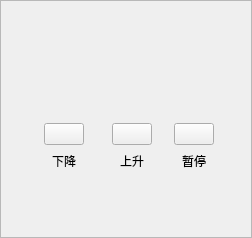
<?xml version="1.0" encoding="UTF-8"?>
<ui version="4.0">
 <class>Dis_CurtainCtrl</class>
 <widget class="QWidget" name="Dis_CurtainCtrl">
  <property name="geometry">
   <rect>
    <x>0</x>
    <y>0</y>
    <width>252</width>
    <height>238</height>
   </rect>
  </property>
  <property name="windowTitle">
   <string>Dis_CurtainCtrl</string>
  </property>
  <layout class="QVBoxLayout" name="verticalLayout_7">
   <property name="spacing">
    <number>0</number>
   </property>
   <property name="leftMargin">
    <number>0</number>
   </property>
   <property name="topMargin">
    <number>0</number>
   </property>
   <property name="rightMargin">
    <number>0</number>
   </property>
   <property name="bottomMargin">
    <number>0</number>
   </property>
   <item>
    <widget class="QFrame" name="frame">
     <property name="frameShape">
      <enum>QFrame::StyledPanel</enum>
     </property>
     <property name="frameShadow">
      <enum>QFrame::Raised</enum>
     </property>
     <layout class="QVBoxLayout" name="verticalLayout_6">
      <property name="spacing">
       <number>0</number>
      </property>
      <property name="leftMargin">
       <number>0</number>
      </property>
      <property name="topMargin">
       <number>0</number>
      </property>
      <property name="rightMargin">
       <number>0</number>
      </property>
      <property name="bottomMargin">
       <number>0</number>
      </property>
      <item>
       <widget class="QWidget" name="widget" native="true">
        <layout class="QVBoxLayout" name="verticalLayout">
         <property name="spacing">
          <number>0</number>
         </property>
         <item>
          <widget class="QWidget" name="widget_15" native="true">
           <layout class="QHBoxLayout" name="horizontalLayout_10">
            <property name="spacing">
             <number>0</number>
            </property>
            <property name="leftMargin">
             <number>0</number>
            </property>
            <property name="topMargin">
             <number>0</number>
            </property>
            <property name="rightMargin">
             <number>0</number>
            </property>
            <property name="bottomMargin">
             <number>0</number>
            </property>
            <item>
             <widget class="QLabel" name="label_CurtainName">
              <property name="text">
               <string/>
              </property>
              <property name="alignment">
               <set>Qt::AlignCenter</set>
              </property>
             </widget>
            </item>
            <item>
             <spacer name="horizontalSpacer_21">
              <property name="orientation">
               <enum>Qt::Horizontal</enum>
              </property>
              <property name="sizeHint" stdset="0">
               <size>
                <width>231</width>
                <height>20</height>
               </size>
              </property>
             </spacer>
            </item>
           </layout>
          </widget>
         </item>
         <item>
          <widget class="QWidget" name="widget_1" native="true">
           <layout class="QHBoxLayout" name="horizontalLayout_9">
            <property name="spacing">
             <number>0</number>
            </property>
            <property name="leftMargin">
             <number>0</number>
            </property>
            <property name="topMargin">
             <number>0</number>
            </property>
            <property name="rightMargin">
             <number>0</number>
            </property>
            <property name="bottomMargin">
             <number>0</number>
            </property>
            <item>
             <spacer name="horizontalSpacer_19">
              <property name="orientation">
               <enum>Qt::Horizontal</enum>
              </property>
              <property name="sizeHint" stdset="0">
               <size>
                <width>0</width>
                <height>20</height>
               </size>
              </property>
             </spacer>
            </item>
            <item>
             <widget class="QWidget" name="widget_13" native="true">
              <layout class="QVBoxLayout" name="verticalLayout_5">
               <property name="spacing">
                <number>15</number>
               </property>
               <property name="leftMargin">
                <number>0</number>
               </property>
               <property name="topMargin">
                <number>0</number>
               </property>
               <property name="rightMargin">
                <number>0</number>
               </property>
               <property name="bottomMargin">
                <number>0</number>
               </property>
               <item>
                <spacer name="verticalSpacer_7">
                 <property name="orientation">
                  <enum>Qt::Vertical</enum>
                 </property>
                 <property name="sizeHint" stdset="0">
                  <size>
                   <width>20</width>
                   <height>0</height>
                  </size>
                 </property>
                </spacer>
               </item>
               <item>
                <widget class="QWidget" name="widget_2" native="true">
                 <layout class="QHBoxLayout" name="horizontalLayout">
                  <property name="spacing">
                   <number>0</number>
                  </property>
                  <property name="leftMargin">
                   <number>0</number>
                  </property>
                  <property name="topMargin">
                   <number>0</number>
                  </property>
                  <property name="rightMargin">
                   <number>0</number>
                  </property>
                  <property name="bottomMargin">
                   <number>0</number>
                  </property>
                  <item>
                   <spacer name="horizontalSpacer">
                    <property name="orientation">
                     <enum>Qt::Horizontal</enum>
                    </property>
                    <property name="sizeHint" stdset="0">
                     <size>
                      <width>60</width>
                      <height>20</height>
                     </size>
                    </property>
                   </spacer>
                  </item>
                  <item>
                   <widget class="QLabel" name="label">
                    <property name="minimumSize">
                     <size>
                      <width>0</width>
                      <height>0</height>
                     </size>
                    </property>
                    <property name="styleSheet">
                     <string notr="true"/>
                    </property>
                    <property name="text">
                     <string/>
                    </property>
                   </widget>
                  </item>
                  <item>
                   <spacer name="horizontalSpacer_2">
                    <property name="orientation">
                     <enum>Qt::Horizontal</enum>
                    </property>
                    <property name="sizeHint" stdset="0">
                     <size>
                      <width>60</width>
                      <height>20</height>
                     </size>
                    </property>
                   </spacer>
                  </item>
                 </layout>
                </widget>
               </item>
               <item>
                <widget class="QWidget" name="widget_6" native="true">
                 <layout class="QHBoxLayout" name="horizontalLayout_8">
                  <property name="spacing">
                   <number>0</number>
                  </property>
                  <property name="leftMargin">
                   <number>0</number>
                  </property>
                  <property name="topMargin">
                   <number>0</number>
                  </property>
                  <property name="rightMargin">
                   <number>0</number>
                  </property>
                  <property name="bottomMargin">
                   <number>0</number>
                  </property>
                  <item>
                   <spacer name="horizontalSpacer_18">
                    <property name="orientation">
                     <enum>Qt::Horizontal</enum>
                    </property>
                    <property name="sizeHint" stdset="0">
                     <size>
                      <width>0</width>
                      <height>20</height>
                     </size>
                    </property>
                   </spacer>
                  </item>
                  <item>
                   <widget class="QWidget" name="widget_5" native="true">
                    <layout class="QVBoxLayout" name="verticalLayout_2">
                     <property name="leftMargin">
                      <number>0</number>
                     </property>
                     <property name="topMargin">
                      <number>0</number>
                     </property>
                     <property name="rightMargin">
                      <number>0</number>
                     </property>
                     <property name="bottomMargin">
                      <number>0</number>
                     </property>
                     <item>
                      <spacer name="verticalSpacer_2">
                       <property name="orientation">
                        <enum>Qt::Vertical</enum>
                       </property>
                       <property name="sizeHint" stdset="0">
                        <size>
                         <width>20</width>
                         <height>1</height>
                        </size>
                       </property>
                      </spacer>
                     </item>
                     <item>
                      <widget class="QWidget" name="widget_3" native="true">
                       <layout class="QHBoxLayout" name="horizontalLayout_2">
                        <property name="spacing">
                         <number>0</number>
                        </property>
                        <property name="leftMargin">
                         <number>0</number>
                        </property>
                        <property name="topMargin">
                         <number>0</number>
                        </property>
                        <property name="rightMargin">
                         <number>0</number>
                        </property>
                        <property name="bottomMargin">
                         <number>0</number>
                        </property>
                        <item>
                         <spacer name="horizontalSpacer_3">
                          <property name="orientation">
                           <enum>Qt::Horizontal</enum>
                          </property>
                          <property name="sizeHint" stdset="0">
                           <size>
                            <width>0</width>
                            <height>20</height>
                           </size>
                          </property>
                         </spacer>
                        </item>
                        <item>
                         <widget class="QPushButton" name="btn_down">
                          <property name="minimumSize">
                           <size>
                            <width>0</width>
                            <height>0</height>
                           </size>
                          </property>
                          <property name="maximumSize">
                           <size>
                            <width>10000</width>
                            <height>10000</height>
                           </size>
                          </property>
                          <property name="focusPolicy">
                           <enum>Qt::TabFocus</enum>
                          </property>
                          <property name="text">
                           <string/>
                          </property>
                         </widget>
                        </item>
                        <item>
                         <spacer name="horizontalSpacer_4">
                          <property name="orientation">
                           <enum>Qt::Horizontal</enum>
                          </property>
                          <property name="sizeHint" stdset="0">
                           <size>
                            <width>0</width>
                            <height>20</height>
                           </size>
                          </property>
                         </spacer>
                        </item>
                       </layout>
                      </widget>
                     </item>
                     <item>
                      <widget class="QWidget" name="widget_4" native="true">
                       <property name="minimumSize">
                        <size>
                         <width>0</width>
                         <height>0</height>
                        </size>
                       </property>
                       <property name="maximumSize">
                        <size>
                         <width>16777215</width>
                         <height>10000</height>
                        </size>
                       </property>
                       <layout class="QHBoxLayout" name="horizontalLayout_3">
                        <property name="spacing">
                         <number>0</number>
                        </property>
                        <property name="leftMargin">
                         <number>0</number>
                        </property>
                        <property name="topMargin">
                         <number>0</number>
                        </property>
                        <property name="rightMargin">
                         <number>0</number>
                        </property>
                        <property name="bottomMargin">
                         <number>0</number>
                        </property>
                        <item>
                         <spacer name="horizontalSpacer_5">
                          <property name="orientation">
                           <enum>Qt::Horizontal</enum>
                          </property>
                          <property name="sizeHint" stdset="0">
                           <size>
                            <width>15</width>
                            <height>20</height>
                           </size>
                          </property>
                         </spacer>
                        </item>
                        <item>
                         <widget class="QLabel" name="label_2">
                          <property name="font">
                           <font>
                            <family>微软雅黑</family>
                           </font>
                          </property>
                          <property name="text">
                           <string>下降</string>
                          </property>
                          <property name="alignment">
                           <set>Qt::AlignCenter</set>
                          </property>
                         </widget>
                        </item>
                        <item>
                         <spacer name="horizontalSpacer_6">
                          <property name="orientation">
                           <enum>Qt::Horizontal</enum>
                          </property>
                          <property name="sizeHint" stdset="0">
                           <size>
                            <width>15</width>
                            <height>20</height>
                           </size>
                          </property>
                         </spacer>
                        </item>
                       </layout>
                      </widget>
                     </item>
                     <item>
                      <spacer name="verticalSpacer">
                       <property name="orientation">
                        <enum>Qt::Vertical</enum>
                       </property>
                       <property name="sizeHint" stdset="0">
                        <size>
                         <width>20</width>
                         <height>0</height>
                        </size>
                       </property>
                      </spacer>
                     </item>
                    </layout>
                   </widget>
                  </item>
                  <item>
                   <spacer name="horizontalSpacer_11">
                    <property name="orientation">
                     <enum>Qt::Horizontal</enum>
                    </property>
                    <property name="sizeType">
                     <enum>QSizePolicy::Fixed</enum>
                    </property>
                    <property name="sizeHint" stdset="0">
                     <size>
                      <width>20</width>
                      <height>20</height>
                     </size>
                    </property>
                   </spacer>
                  </item>
                  <item>
                   <widget class="QWidget" name="widget_7" native="true">
                    <layout class="QVBoxLayout" name="verticalLayout_3">
                     <property name="leftMargin">
                      <number>0</number>
                     </property>
                     <property name="topMargin">
                      <number>0</number>
                     </property>
                     <property name="rightMargin">
                      <number>0</number>
                     </property>
                     <property name="bottomMargin">
                      <number>0</number>
                     </property>
                     <item>
                      <spacer name="verticalSpacer_3">
                       <property name="orientation">
                        <enum>Qt::Vertical</enum>
                       </property>
                       <property name="sizeHint" stdset="0">
                        <size>
                         <width>20</width>
                         <height>1</height>
                        </size>
                       </property>
                      </spacer>
                     </item>
                     <item>
                      <widget class="QWidget" name="widget_8" native="true">
                       <layout class="QHBoxLayout" name="horizontalLayout_4">
                        <property name="spacing">
                         <number>0</number>
                        </property>
                        <property name="leftMargin">
                         <number>0</number>
                        </property>
                        <property name="topMargin">
                         <number>0</number>
                        </property>
                        <property name="rightMargin">
                         <number>0</number>
                        </property>
                        <property name="bottomMargin">
                         <number>0</number>
                        </property>
                        <item>
                         <spacer name="horizontalSpacer_7">
                          <property name="orientation">
                           <enum>Qt::Horizontal</enum>
                          </property>
                          <property name="sizeHint" stdset="0">
                           <size>
                            <width>1</width>
                            <height>20</height>
                           </size>
                          </property>
                         </spacer>
                        </item>
                        <item>
                         <widget class="QPushButton" name="btn_up">
                          <property name="minimumSize">
                           <size>
                            <width>0</width>
                            <height>0</height>
                           </size>
                          </property>
                          <property name="maximumSize">
                           <size>
                            <width>10000</width>
                            <height>10000</height>
                           </size>
                          </property>
                          <property name="focusPolicy">
                           <enum>Qt::TabFocus</enum>
                          </property>
                          <property name="text">
                           <string/>
                          </property>
                         </widget>
                        </item>
                        <item>
                         <spacer name="horizontalSpacer_8">
                          <property name="orientation">
                           <enum>Qt::Horizontal</enum>
                          </property>
                          <property name="sizeHint" stdset="0">
                           <size>
                            <width>1</width>
                            <height>20</height>
                           </size>
                          </property>
                         </spacer>
                        </item>
                       </layout>
                      </widget>
                     </item>
                     <item>
                      <widget class="QWidget" name="widget_9" native="true">
                       <property name="minimumSize">
                        <size>
                         <width>0</width>
                         <height>0</height>
                        </size>
                       </property>
                       <property name="maximumSize">
                        <size>
                         <width>16777215</width>
                         <height>10000</height>
                        </size>
                       </property>
                       <layout class="QHBoxLayout" name="horizontalLayout_5">
                        <property name="spacing">
                         <number>0</number>
                        </property>
                        <property name="leftMargin">
                         <number>0</number>
                        </property>
                        <property name="topMargin">
                         <number>0</number>
                        </property>
                        <property name="rightMargin">
                         <number>0</number>
                        </property>
                        <property name="bottomMargin">
                         <number>0</number>
                        </property>
                        <item>
                         <spacer name="horizontalSpacer_9">
                          <property name="orientation">
                           <enum>Qt::Horizontal</enum>
                          </property>
                          <property name="sizeHint" stdset="0">
                           <size>
                            <width>5</width>
                            <height>20</height>
                           </size>
                          </property>
                         </spacer>
                        </item>
                        <item>
                         <widget class="QLabel" name="label_3">
                          <property name="font">
                           <font>
                            <family>微软雅黑</family>
                           </font>
                          </property>
                          <property name="text">
                           <string>上升</string>
                          </property>
                          <property name="alignment">
                           <set>Qt::AlignCenter</set>
                          </property>
                         </widget>
                        </item>
                        <item>
                         <spacer name="horizontalSpacer_10">
                          <property name="orientation">
                           <enum>Qt::Horizontal</enum>
                          </property>
                          <property name="sizeHint" stdset="0">
                           <size>
                            <width>6</width>
                            <height>20</height>
                           </size>
                          </property>
                         </spacer>
                        </item>
                       </layout>
                      </widget>
                     </item>
                     <item>
                      <spacer name="verticalSpacer_4">
                       <property name="orientation">
                        <enum>Qt::Vertical</enum>
                       </property>
                       <property name="sizeHint" stdset="0">
                        <size>
                         <width>20</width>
                         <height>1</height>
                        </size>
                       </property>
                      </spacer>
                     </item>
                    </layout>
                   </widget>
                  </item>
                  <item>
                   <spacer name="horizontalSpacer_12">
                    <property name="orientation">
                     <enum>Qt::Horizontal</enum>
                    </property>
                    <property name="sizeType">
                     <enum>QSizePolicy::Fixed</enum>
                    </property>
                    <property name="sizeHint" stdset="0">
                     <size>
                      <width>20</width>
                      <height>20</height>
                     </size>
                    </property>
                   </spacer>
                  </item>
                  <item>
                   <widget class="QWidget" name="widget_10" native="true">
                    <layout class="QVBoxLayout" name="verticalLayout_4">
                     <property name="leftMargin">
                      <number>0</number>
                     </property>
                     <property name="topMargin">
                      <number>0</number>
                     </property>
                     <property name="rightMargin">
                      <number>0</number>
                     </property>
                     <property name="bottomMargin">
                      <number>0</number>
                     </property>
                     <item>
                      <spacer name="verticalSpacer_5">
                       <property name="orientation">
                        <enum>Qt::Vertical</enum>
                       </property>
                       <property name="sizeHint" stdset="0">
                        <size>
                         <width>20</width>
                         <height>1</height>
                        </size>
                       </property>
                      </spacer>
                     </item>
                     <item>
                      <widget class="QWidget" name="widget_11" native="true">
                       <layout class="QHBoxLayout" name="horizontalLayout_6">
                        <property name="spacing">
                         <number>0</number>
                        </property>
                        <property name="leftMargin">
                         <number>0</number>
                        </property>
                        <property name="topMargin">
                         <number>0</number>
                        </property>
                        <property name="rightMargin">
                         <number>0</number>
                        </property>
                        <property name="bottomMargin">
                         <number>0</number>
                        </property>
                        <item>
                         <spacer name="horizontalSpacer_13">
                          <property name="orientation">
                           <enum>Qt::Horizontal</enum>
                          </property>
                          <property name="sizeHint" stdset="0">
                           <size>
                            <width>1</width>
                            <height>20</height>
                           </size>
                          </property>
                         </spacer>
                        </item>
                        <item>
                         <widget class="QPushButton" name="btn_stop">
                          <property name="minimumSize">
                           <size>
                            <width>0</width>
                            <height>0</height>
                           </size>
                          </property>
                          <property name="maximumSize">
                           <size>
                            <width>10000</width>
                            <height>10000</height>
                           </size>
                          </property>
                          <property name="focusPolicy">
                           <enum>Qt::TabFocus</enum>
                          </property>
                          <property name="text">
                           <string/>
                          </property>
                         </widget>
                        </item>
                        <item>
                         <spacer name="horizontalSpacer_14">
                          <property name="orientation">
                           <enum>Qt::Horizontal</enum>
                          </property>
                          <property name="sizeHint" stdset="0">
                           <size>
                            <width>1</width>
                            <height>20</height>
                           </size>
                          </property>
                         </spacer>
                        </item>
                       </layout>
                      </widget>
                     </item>
                     <item>
                      <widget class="QWidget" name="widget_12" native="true">
                       <property name="minimumSize">
                        <size>
                         <width>0</width>
                         <height>0</height>
                        </size>
                       </property>
                       <property name="maximumSize">
                        <size>
                         <width>16777215</width>
                         <height>10000</height>
                        </size>
                       </property>
                       <layout class="QHBoxLayout" name="horizontalLayout_7">
                        <property name="spacing">
                         <number>0</number>
                        </property>
                        <property name="leftMargin">
                         <number>0</number>
                        </property>
                        <property name="topMargin">
                         <number>0</number>
                        </property>
                        <property name="rightMargin">
                         <number>0</number>
                        </property>
                        <property name="bottomMargin">
                         <number>0</number>
                        </property>
                        <item>
                         <spacer name="horizontalSpacer_15">
                          <property name="orientation">
                           <enum>Qt::Horizontal</enum>
                          </property>
                          <property name="sizeHint" stdset="0">
                           <size>
                            <width>5</width>
                            <height>20</height>
                           </size>
                          </property>
                         </spacer>
                        </item>
                        <item>
                         <widget class="QLabel" name="label_4">
                          <property name="font">
                           <font>
                            <family>微软雅黑</family>
                           </font>
                          </property>
                          <property name="text">
                           <string>暂停</string>
                          </property>
                          <property name="alignment">
                           <set>Qt::AlignCenter</set>
                          </property>
                         </widget>
                        </item>
                        <item>
                         <spacer name="horizontalSpacer_16">
                          <property name="orientation">
                           <enum>Qt::Horizontal</enum>
                          </property>
                          <property name="sizeHint" stdset="0">
                           <size>
                            <width>6</width>
                            <height>20</height>
                           </size>
                          </property>
                         </spacer>
                        </item>
                       </layout>
                      </widget>
                     </item>
                     <item>
                      <spacer name="verticalSpacer_6">
                       <property name="orientation">
                        <enum>Qt::Vertical</enum>
                       </property>
                       <property name="sizeHint" stdset="0">
                        <size>
                         <width>20</width>
                         <height>1</height>
                        </size>
                       </property>
                      </spacer>
                     </item>
                    </layout>
                   </widget>
                  </item>
                  <item>
                   <spacer name="horizontalSpacer_17">
                    <property name="orientation">
                     <enum>Qt::Horizontal</enum>
                    </property>
                    <property name="sizeHint" stdset="0">
                     <size>
                      <width>0</width>
                      <height>20</height>
                     </size>
                    </property>
                   </spacer>
                  </item>
                 </layout>
                </widget>
               </item>
               <item>
                <spacer name="verticalSpacer_8">
                 <property name="orientation">
                  <enum>Qt::Vertical</enum>
                 </property>
                 <property name="sizeHint" stdset="0">
                  <size>
                   <width>20</width>
                   <height>0</height>
                  </size>
                 </property>
                </spacer>
               </item>
              </layout>
             </widget>
            </item>
            <item>
             <spacer name="horizontalSpacer_20">
              <property name="orientation">
               <enum>Qt::Horizontal</enum>
              </property>
              <property name="sizeHint" stdset="0">
               <size>
                <width>0</width>
                <height>20</height>
               </size>
              </property>
             </spacer>
            </item>
           </layout>
          </widget>
         </item>
        </layout>
       </widget>
      </item>
     </layout>
    </widget>
   </item>
  </layout>
 </widget>
 <layoutdefault spacing="6" margin="11"/>
 <resources/>
 <connections/>
</ui>
